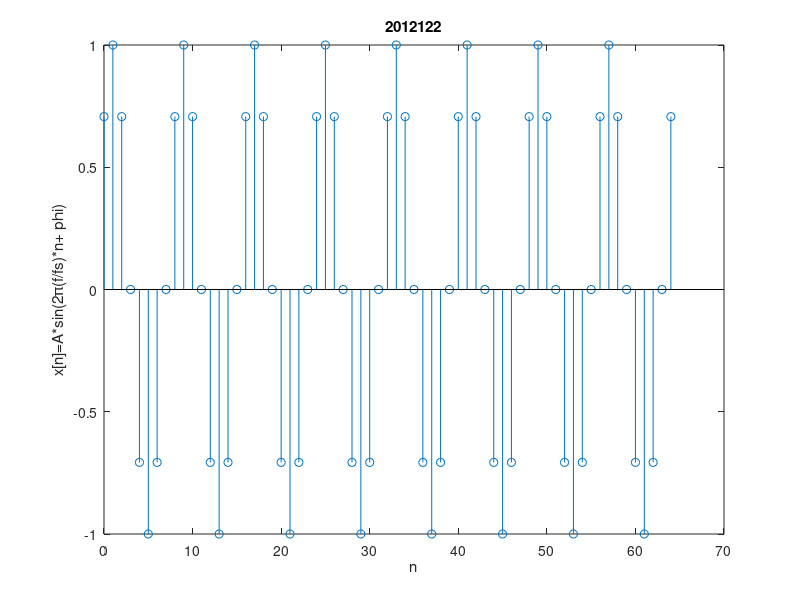

MATLAB code to generate this figure:
A=1;
f=1000;
fs=8000;
n=0:64;
phi=pi/4;
X=A*sin(2*pi*(f/fs)*n+phi);
stem(n,X);
title ('2012122');
xlabel ('n');
ylabel ('x[n]=A*sin(2π(f/fs)*n+ phi)');
print ('Exp1_3','-dpdf','-fillpage');
